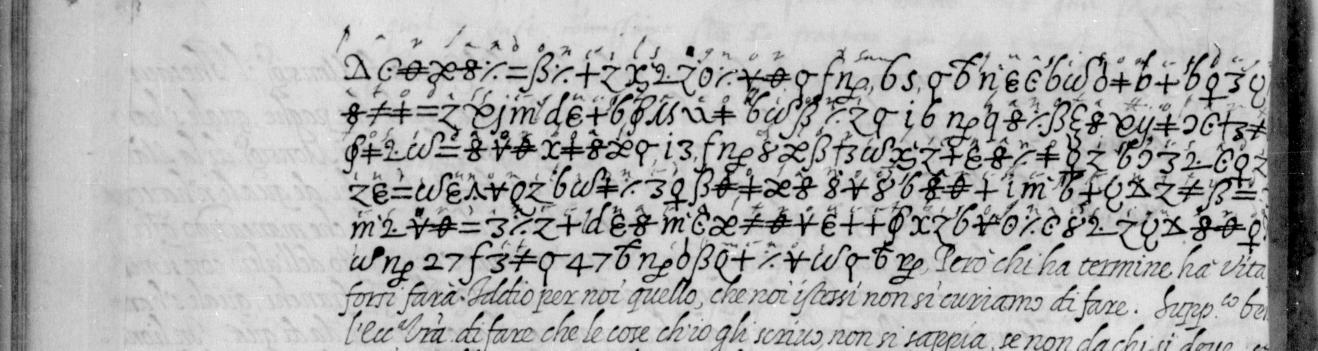
#> input picture ciphers/ceppo-nevers-fr3251-1570s/harvest/witness_f36/c38_f36v_top.jpg, 3953 x 1051 px (shown at 1/3 size)
$ python cut_una_tiles.py
#> lines starting #> are read from the running program, lines starting #| are printed output that depends on the picture
#!/usr/bin/env python3
"""UNA-BIR3252 (9 Oct 2026): per-sign 4x tiles of the f.36-37 rule-pair splits and the known-answer tiles, cut from the
native bands of ../../../ceppo-nevers-fr3251-1570s/harvest/witness_f36/ (no network). x = the sign's centre on the native
band, located by this worker from passD/recon neighbours on 1x strips with an x ruler (not by "pos k of n"); y = the row-ink
peak of the sign column inside the line band (the band centres of cut_lines.BLOCKS), so the tile holds the sign body and not
the gloss line above it. Tiles are shuffled with a fixed seed and numbered; the id <-> tile map goes to tiles/tiles_key.tsv.
Usage: python3 cut_una_tiles.py   (run from harvest/f3637)"""
import random, sys
from pathlib import Path
from PIL import Image, ImageOps, ImageDraw
W36 = Path(__file__).resolve().parents[3] / 'ceppo-nevers-fr3251-1570s/harvest/witness_f36'
sys.path.insert(0, str(W36))
from cut_lines import BLOCKS
OUT = Path(__file__).resolve().parent / 'tiles'
# id, line, pos, x, role (K = known answer, T = target), candidates
T = [
 ("K1", "v36top_L01", 3, 1230, "K", "X_THETA2|S69"), ("K2", "v36top_L01", 5, 1410, "K", "S80|S65"),
 ("K3", "v36top_L01", 18, 2310, "K", "S69|X_THETA2"), ("K4", "v36top_L02", 2, 1130, "K", "S88|S24"),
 ("K5", "v36top_L03", 2, 1110, "K", "S88|S24"), ("K6", "v36top_L03", 18, 2290, "K", "S65|S80"),
 ("r36_L01.6", "r36_L01", 6, 2270, "T", "S80|S65"), ("r36_L02.37", "r36_L02", 37, 2420, "T", "S80|S65"),
 ("r36_L03.37", "r36_L03", 37, 2600, "T", "S80|S65"), ("r36_L08.8", "r36_L08", 8, 500, "T", "S80|S65"),
 ("v36top_L02.16", "v36top_L02", 16, 2160, "T", "S88|S24"), ("v36top_L02.37", "v36top_L02", 37, 3740, "T", "S24|S88"),
 ("v36top_L05.16", "v36top_L05", 16, 2240, "T", "S24|S88"), ("v36mid_L04.8", "v36mid_L04", 8, 1510, "T", "S24|S88"),
 ("r36_L01.1", "r36_L01", 1, 1960, "T", "S54|S74"), ("r36_L04.31", "r36_L04", 31, 2110, "T", "S74|S54"),
 ("v36top_L01.33", "v36top_L01", 33, 3400, "T", "S74|S54"), ("v36top_L04.37", "v36top_L04", 37, 3200, "T", "S74|S54"),
 ("v36top_L05.26", "v36top_L05", 26, 2880, "T", "S74|S54"), ("v36mid_L02.4", "v36mid_L02", 4, 1260, "T", "S74|S54"),
 ("v36mid_L03.3", "v36mid_L03", 3, 1200, "T", "S74|S54"),
 ("v36top_L03.8", "v36top_L03", 8, 1570, "T", "S69|X_THETA2"), ("v36top_L04.33", "v36top_L04", 33, 2860, "T", "S69|X_THETA2"),
 ("v36top_L05.4", "v36top_L05", 4, 1310, "T", "S69|X_THETA2"), ("v36top_L05.17", "v36top_L05", 17, 2310, "T", "S69|X_THETA2"),
 ("v36top_L05.37", "v36top_L05", 37, 3640, "T", "S69|X_THETA2"), ("v36mid_L02.31", "v36mid_L02", 31, 3070, "T", "S69|X_THETA2"),
 ("v36mid_L03.24", "v36mid_L03", 24, 2560, "T", "S69|X_THETA2"), ("v36mid_L06.11", "v36mid_L06", 11, 1880, "T", "S69|X_THETA2"),
 ("v36top_L04.19", "v36top_L04", 19, 2150, "T", "S88|X_THETA2"),
 ("r36_L04.4", "r36_L04", 4, 240, "T", "S23|S97"), ("r36_L06.22", "r36_L06", 22, 1390, "T", "S23|S97"),
 ("v36mid_L02.19", "v36mid_L02", 19, 2240, "T", "S23|S97"), ("v36mid_L02.28", "v36mid_L02", 28, 2840, "T", "S23|S97"),
 ("v36mid_L06.3", "v36mid_L06", 3, 1200, "T", "S23|S97"),
]

def band(line):
#> called with line = 'v36top_L02'
    pref, n = line.rsplit('_L', 1)
    for src, p, lines, x0, x1 in BLOCKS:
        if p == pref:
            return src, lines[int(n) - 1][0]

def centre_y(im, x, c):
    """Row-ink peak of the column x-40..x+40 in c-90..c+60, smoothed over 31 rows."""
    g = im.crop((x - 40, c - 90, x + 40, c + 60)); w, h = g.size; px = g.load()
    prof = [sum(255 - px[i, j] for i in range(w)) for j in range(h)]
    sm = [sum(prof[max(0, j - 15):j + 16]) for j in range(h)]
    return c - 90 + max(range(h), key=lambda j: sm[j])

if __name__ == '__main__':
    OUT.mkdir(exist_ok=True); ims = {}
    order = list(range(len(T))); random.Random(3252).shuffle(order)
    key = ["tile\tid\tline\tpos\tx\ty\trole\tcands\tsrc"]; tiles = []
    for k, i in enumerate(order, 1):
        tid, line, pos, x, role, cands = T[i]; src, c = band(line)
        im = ims.setdefault(src, Image.open(W36 / src).convert('L'))
#> im is the input picture: PIL image 3953x1051 L; min 0, max 255, mean 176
        y = centre_y(im, x, c)
#> in centre_y, `g = im.crop((x - 40, c - 90, x + 40, c + 60))`:
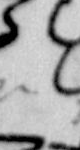
#> g: PIL image 80x150 L; min 0, max 219, mean 168.7
#> in centre_y, `prof = [sum(255 - px[i, j] for i in range(w)) for j in range(h)]`: prof = 150 values, max 13185 at index 140, min 4303 at index 106, mean 6906.3
#> in centre_y, `sm = [sum(prof[max(0, j - 15):j + 16]) for j in range(h)]`: sm = 150 values, max 267688 at index 31, min 124225 at index 0, mean 198159.1
#> y = 261
        t = ImageOps.autocontrast(im.crop((x - 75, y - 40, x + 75, y + 40)), cutoff=1).resize((600, 320), Image.LANCZOS)
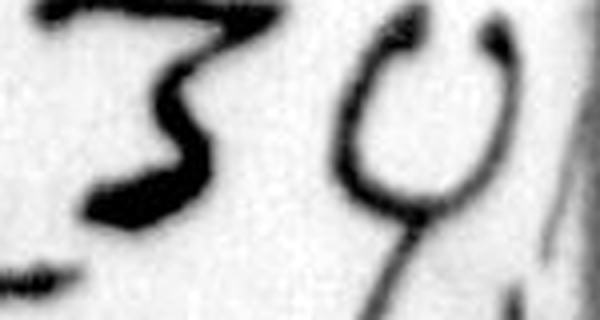
#> t: PIL image 600x320 L; min 0, max 255, mean 194.1
#> pass 3 of the loop `for k, i in enumerate(order, 1):`:
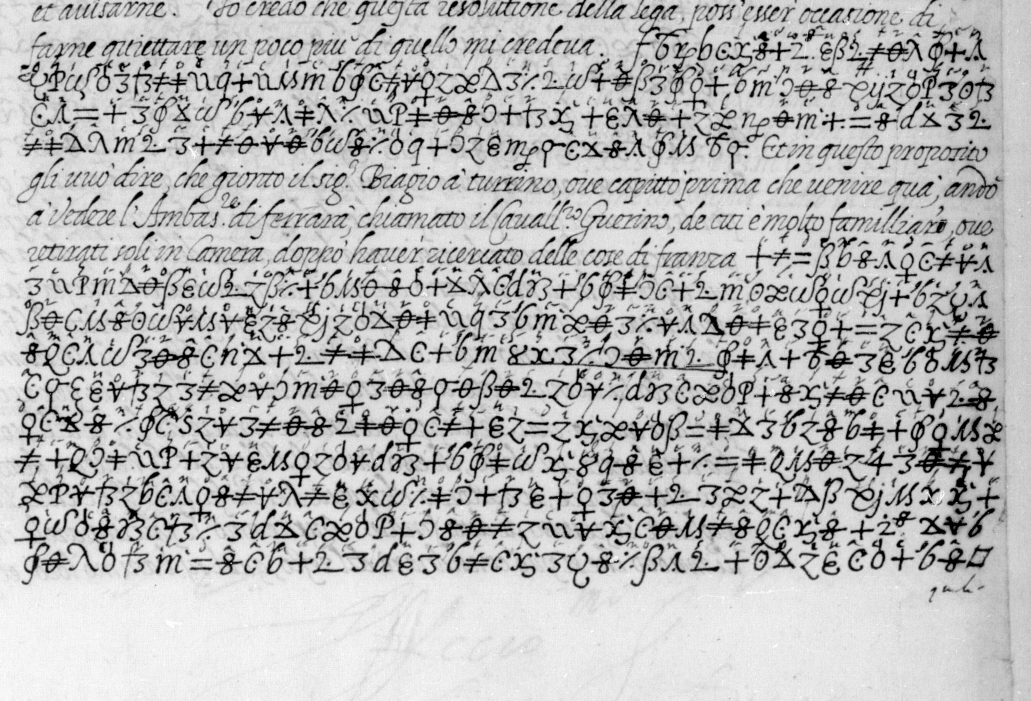
#> input picture ciphers/ceppo-nevers-fr3251-1570s/harvest/witness_f36/c37_f36r_cipher.jpg, 3093 x 2102 px (shown at 1/3 size)
#> im is the input picture: PIL image 3093x2102 L; min 0, max 255, mean 183.7
#> in centre_y (call 3), `g = im.crop((x - 40, c - 90, x + 40, c + 60))`:
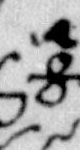
#> g: PIL image 80x150 L; min 0, max 234, mean 163.6
#> prof = 150 values, max 13885 at index 77, min 3430 at index 11, mean 7314.7
#> sm = 150 values, max 295339 at index 87, min 58721 at index 0, mean 219323.6
#> y = 162
#> `t = ImageOps.autocontrast(im.crop((x - 75, y - 40, x + 75, y + 40)), c..`:
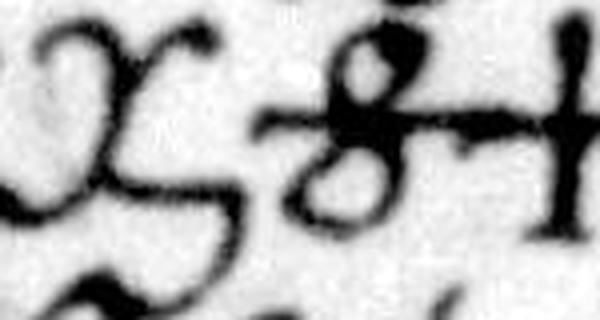
#> t: PIL image 600x320 L; min 0, max 255, mean 178.3
#> the loop made 35 passes; the first 3 are shown
        t.save(OUT / f't{k:02d}.jpg', quality=92); tiles.append((k, t))
        key.append(f"{k}\t{tid}\t{line}\t{pos}\t{x}\t{y}\t{role}\t{cands}\t{src}")
    (OUT / 'tiles_key.tsv').write_text("\n".join(key) + "\n")
    for s in range(0, len(tiles), 8):
        b = tiles[s:s + 8]; sheet = Image.new('L', (1220, 4 * 350), 255); d = ImageDraw.Draw(sheet)
        for j, (k, t) in enumerate(b):
            X, Y = (j % 2) * 610, (j // 2) * 350
            sheet.paste(t, (X, Y + 26)); d.text((X + 4, Y + 6), f"tile {k}", fill=0)
        sheet.save(OUT / f'sheet{s // 8 + 1}.jpg', quality=88)
#> this loop made 5 passes
#> pass 1, `sheet.save(OUT / f'sheet{s // 8 + 1}.jpg', quality=88)`:
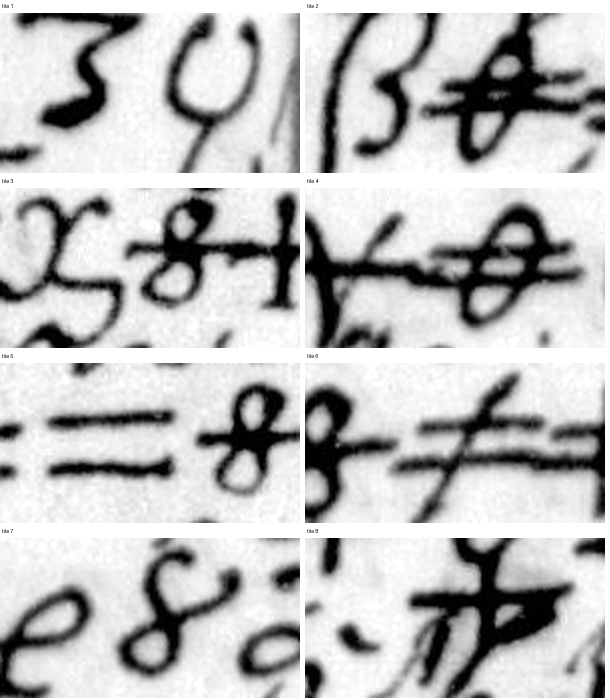
#> saved as sheet1.jpg: PIL image 1220x1400 L (shown at 1/2 size); min 0, max 255, mean 188.4
#> pass 2, `sheet.save(OUT / f'sheet{s // 8 + 1}.jpg', quality=88)`:
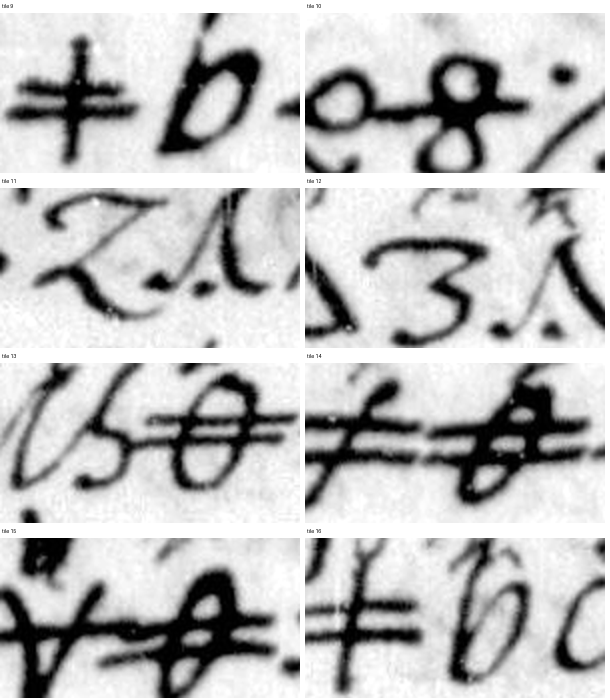
#> saved as sheet2.jpg: PIL image 1220x1400 L (shown at 1/2 size); min 0, max 255, mean 189
#> after the loop:
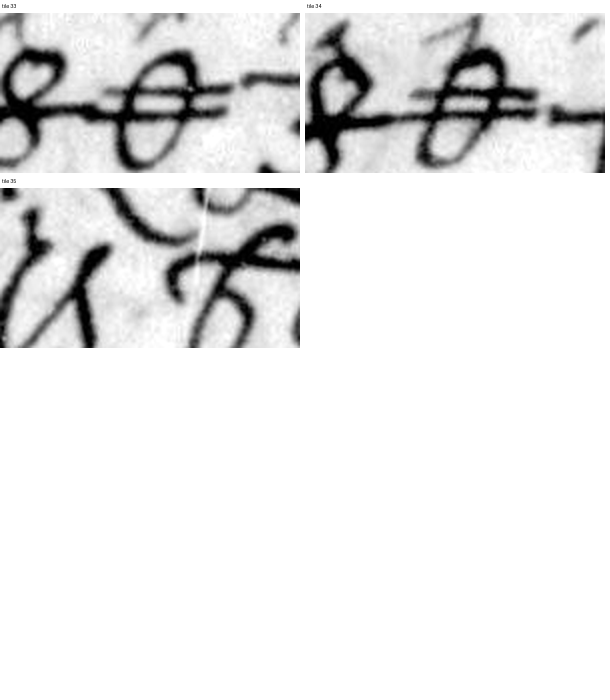
#> sheet: PIL image 1220x1400 L (shown at 1/2 size); min 0, max 255, mean 229.6
#> after the loop:
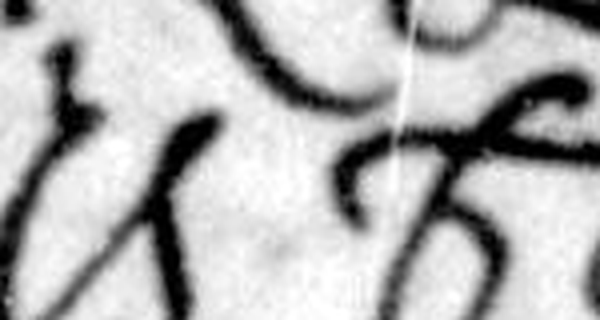
#> t: PIL image 600x320 L; min 0, max 255, mean 178.9
    print(len(tiles), 'tiles,', (len(tiles) + 7) // 8, 'sheets')
